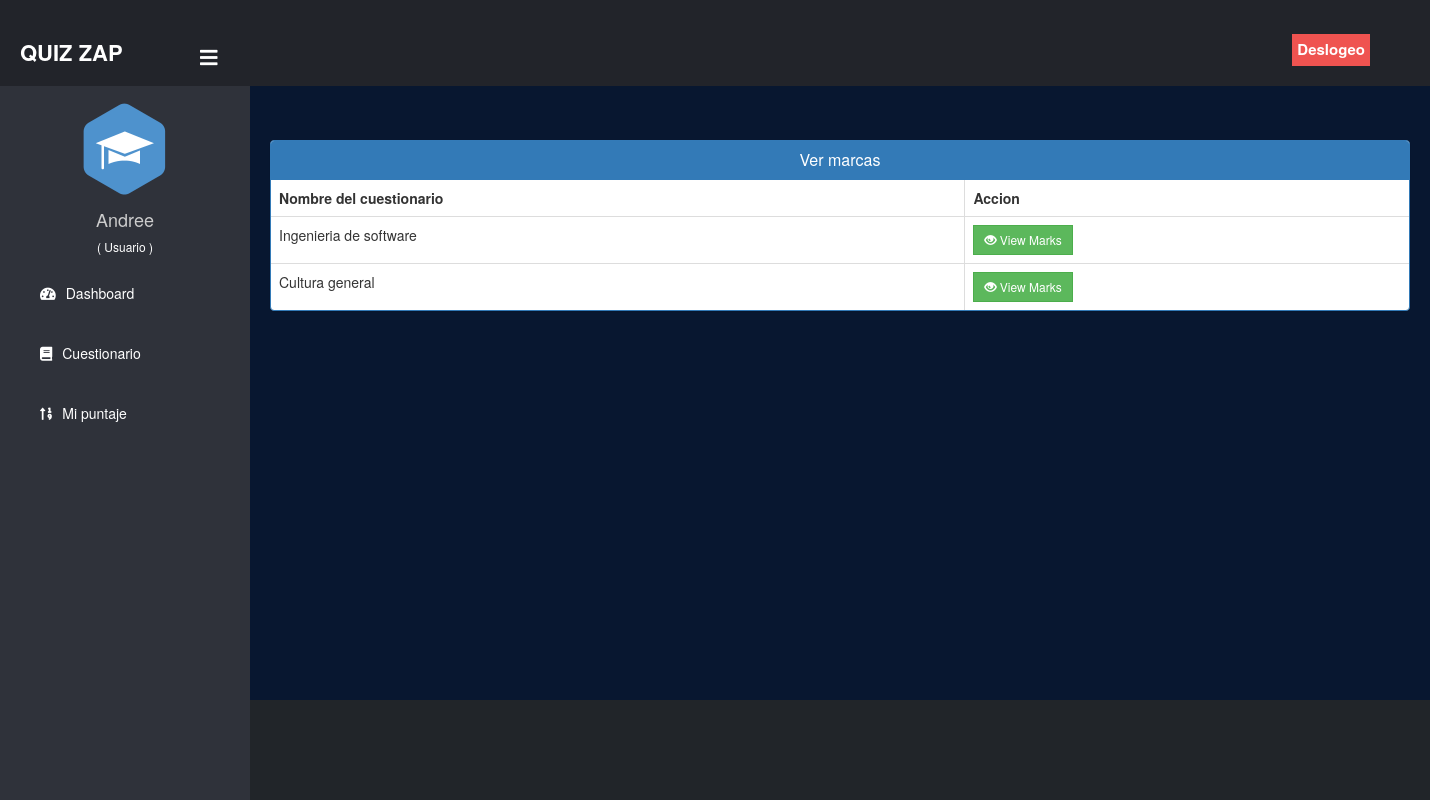
The app's page /student/view-result (signed in) with its own data.
### exam/models.py (models this page shows, shortened)
class Course(models.Model):
   course_name = models.CharField(max_length=50)
   question_number = models.PositiveIntegerField()
   total_marks = models.PositiveIntegerField()

### student/views.py (the view)
# urls.py: path('view-result', views.view_result_view,name='view-result'),
@login_required(login_url='studentlogin')
@user_passes_test(is_student)
def view_result_view(request):
    courses=QMODEL.Course.objects.all()
    return render(request,'student/view_result.html',{'courses':courses})

### student/views.py (called while the page is built)
def is_student(user):
    return user.groups.filter(name='STUDENT').exists()

### templates/student/view_result.html (shortened to what this page needs)
{% extends 'student/studentbase.html' %}
{% block content %}
{%load static%}
<head>
  <link href="//netdna.bootstrapcdn.com/bootstrap/3.0.0/css/bootstrap.min.css" rel="stylesheet" id="bootstrap-css">
</head>
<br><br>
<div class="container">
  <div class="panel panel-primary">
    <div class="panel-heading">
      <h6 class="panel-title">Ver marcas</h6>
    </div>
    <table class="table table-hover table-bordered" id="dev-table">
      <thead>
        <tr>
          <th>Nombre del cuestionario</th>
          <th>Accion</th>
        </tr>
      </thead>
      {% for t in courses %}
      <tr>
        <td> {{t.course_name}}</td>
        <td><a class="btn btn-success btn-sm" style="border-radius: 0%;" href="{% url 'check-marks' t.id  %}"><span class="glyphicon glyphicon-eye-open"></span> View Marks</a></td>
      </tr>
      {% endfor %}
    </table>
  </div>
</div>
<br><br><br><br><br><br>
{% endblock content %}

### templates/student/studentbase.html (shortened to what this page needs)
<!DOCTYPE html>
{% load static %}
<html lang="en" dir="ltr">
<head>
  <link rel="stylesheet" href="https://cdnjs.cloudflare.com/ajax/libs/font-awesome/5.12.1/css/all.min.css">
</head>
<body>
  <header>
    <label for="check">
      <i style="left: 200px;margin-top: 17px;"class="fas fa-bars" id="sidebar_btn"></i>
    </label>
    <div class="left_area">
      <h3>Quiz Zap</h3>
    </div>
    <div class="right_area">
      <a href="/logout" class="logout_btn" style="border-radius:0px;">Deslogeo</a>
    </div>
  </header>
  <div class="sidebar">
    <center>
      <img src="{% static "image/student.png" %}" class="profile_image" alt="">
      <h4>{{request.user.first_name}}</h4>
      <h6 style="color: rgb(255, 255, 255);">( Usuario )</h6>
    </center>
    <a href="/student/student-dashboard"><i class="fas fa-tachometer-alt"></i><span>Dashboard</span></a>
    <a href="/student/student-exam"><i class="fas fa-book"></i><span>Cuestionario</span></a>
    <a href="/student/student-marks"><i class="fas fa-sort-numeric-up"></i><span>Mi puntaje</span></a>
  </div>
  <div class="content">
    <br><br><br><br><br>
    {% block content %}
    {% endblock content %}
    <br><br><br>
    {% include "exam/footer.html" %}
  </div>
</body>
</html>

### templates/student/studentbase.html (style rules this page uses)
a:link { text-decoration: none; }
body { margin: 0; padding: 0; font-family: "Gill Sans", sans-serif;; }
header { position: fixed; background: #22242A; padding: 20px; width: 100%; z-index: 1; }
.left_area h3 { color: #fff; margin: 0px; text-transform: uppercase; font-size: 22px; font-weight: 900; }
.logout_btn { padding: 5px; background: #ef5350; text-decoration: none; float: right; margin-top: -30px; margin-right: 40px; border-radius: 2px; font-size: 15px; font-weight: 600; color: #fff; transition: 0.5s; }
.sidebar { background: #2f323a; margin-top: 70px; padding-top: 30px; position: fixed; left: 0; width: 250px; height: 100%; transition: 0.5s; transition-property: left; }
.sidebar .profile_image { width: 100px; height: 100px; border-radius: 100px; margin-bottom: 10px; }
.sidebar h4 { color: #ccc; margin-top: 0; }
.sidebar a { color: #fff; display: block; width: 100%; line-height: 60px; text-decoration: none; padding-left: 40px; box-sizing: border-box; transition: 0.5s; }
.sidebar i { padding-right: 10px; }
label #sidebar_btn { z-index: 1; color: #fff; position: fixed; cursor: pointer; left: 300px; font-size: 20px; margin: 5px 0; transition: 0.5s; transition-property: color; }
.content { margin-left: 250px; background: #081730; background-position: center; background-size: cover; height: 100vh; transition: 0.5s; }

### templates/student/view_result.html (style rules this page uses)
a:link { text-decoration: none; }
h6 { text-align: center; }

### records on screen
Course: course_name "Ingenieria de software"
Course: course_name "Cultura general"

### other values on screen
{{ request.user.first_name }} "Andree"
